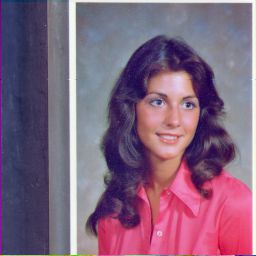
#> input picture filtering/data/4.1.04.jpg, 256 x 256 px
$ jupyter execute filtering.ipynb
#> lines starting #> are read from the running program, lines starting #| are printed output that depends on the picture
# Filtering

[cell 1]
import cv2
import numpy as np
from matplotlib import pyplot as plt
from skimage import io

## Image

[cell 2]
frame = io.imread('data/4.1.04.jpg')
#> frame is the input picture: shape (256, 256, 3); mean R, G, B 129.2, 99.3, 125.3
frame = np.float32(frame) / 255

plt.imshow(frame)

[cell 3]
fig = plt.figure(figsize=(12, 12))
fig.subplots_adjust(hspace=0.4, wspace=0.4)

# Red Channel to gray
ax = fig.add_subplot(1, 3, 1)
ax.set_title('Red channel to Gray')
ax.imshow(frame[:,:,0], cmap="gray")
ax.set_xticks([])
ax.set_yticks([])

# Green Channel to Gray
ax = fig.add_subplot(1, 3, 2)
ax.set_title('Green channel to Gray')
ax.imshow(frame[:,:,1], cmap="gray")
ax.set_xticks([])
ax.set_yticks([])

# Blue Channel to Gray
ax = fig.add_subplot(1, 3, 3)
ax.set_title('Blue channel to Gray')
ax.imshow(frame[:,:,2], cmap="gray")
ax.set_xticks([])
ax.set_yticks([])
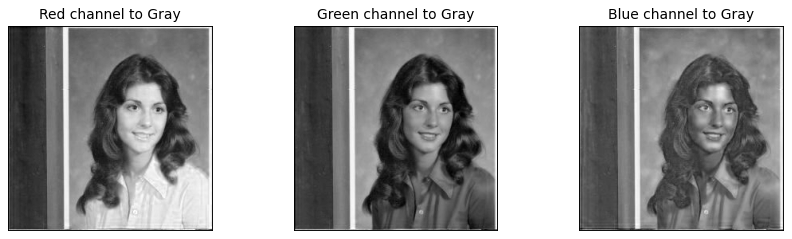
#> figure drawn by matplotlib, 3 panels

[cell 4]
x = range(frame.shape[0])
y = range(frame.shape[1])

X, Y = np.meshgrid(y, x)

fig = plt.figure()
ax = plt.axes(projection='3d')
ax.plot_surface(X, Y, frame[:,:,0], cmap='jet')
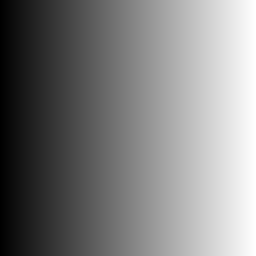
#> X: shape (256, 256) int64; min 0, max 255, mean 127.5
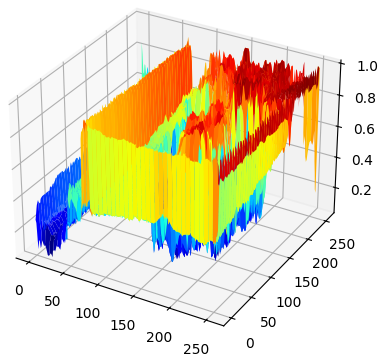
#> figure drawn by matplotlib, 1 panel

## Point Processing

[cell 5]
fig = plt.figure(figsize=(16, 8))
fig.subplots_adjust(hspace=0.1, wspace=0.1)

ax = fig.add_subplot(2, 4, 1)
ax.set_title('Original')
ax.imshow(frame)
ax.set_xticks([])
ax.set_yticks([])

ax = fig.add_subplot(2, 4, 2)
ax.set_title('Darken')
ax.imshow(np.clip(frame - 0.5, 0, 1))       # clip(a, a_max, a_min) -> in an array values < 0 will convert to 0 and > 1 to 1
                                            # frame - 0.5 -> subtract all values of frame by 0.5
ax.set_xticks([])
ax.set_yticks([])

ax = fig.add_subplot(2, 4, 3)
ax.set_title('Low Contrast')
ax.imshow(frame / 2)
ax.set_xticks([])
ax.set_yticks([])

ax = fig.add_subplot(2, 4, 4)
ax.set_title('Non-Linear lower contrast')
ax.imshow(frame**(1/3))
ax.set_xticks([])
ax.set_yticks([])

ax = fig.add_subplot(2, 4, 5)
ax.set_title('Invert')
ax.imshow(1 - frame)
ax.set_xticks([])
ax.set_yticks([])

ax = fig.add_subplot(2, 4, 6)
ax.set_title('Lighten')
ax.imshow(np.clip(frame+0.5, 0, 1))
ax.set_xticks([])
ax.set_yticks([])

ax = fig.add_subplot(2, 4, 7)
ax.set_title('Raise Contrast')
ax.imshow(np.clip(frame*2, 0, 1))
ax.set_xticks([])
ax.set_yticks([])

ax = fig.add_subplot(2, 4, 8)
ax.set_title('Non-Linear raise contrast')
ax.imshow(frame**3)
ax.set_xticks([])
ax.set_yticks([])
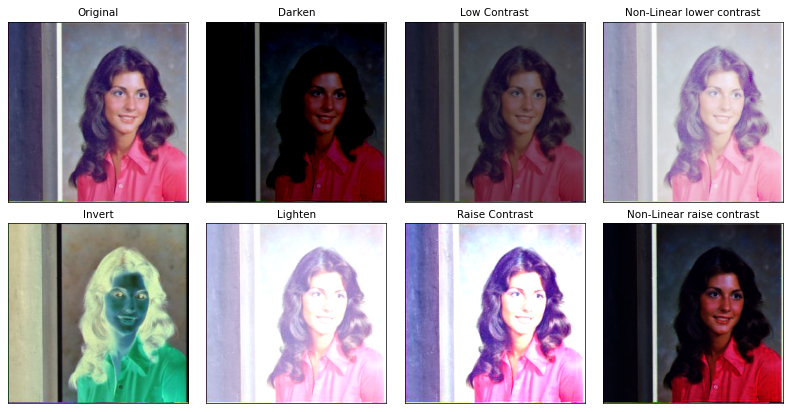
#> figure drawn by matplotlib, 8 panels

## Linear shift-invariant image filtering

[cell 6]
fig = plt.figure(figsize=(16, 8))

# Box Filter
N = 10                      # Smoothing kernel matrix of 10x10
g = np.ones((N,N)) / (N**2) # Kernel

image = cv2.filter2D(src=frame, ddepth=-1, kernel=g)
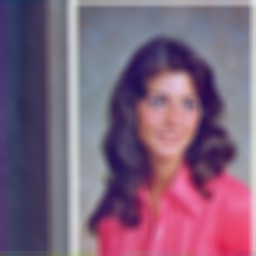
#> image: shape (256, 256, 3) float32; mean R, G, B 0.505, 0.388, 0.49
plt.imshow(image)

[cell 7]
fig = plt.figure(figsize=(16, 8))


# Sharpening Filter
N = 3
g = -np.ones((N,N))/(N**2)
g[(N-1)//2,(N-1)//2] += 2

image = cv2.filter2D(frame, -1, g)
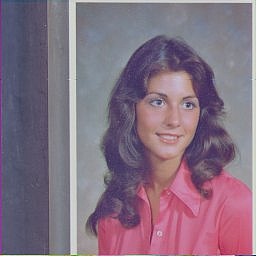
#> image: shape (256, 256, 3) float32; mean R, G, B 0.507, 0.389, 0.491; drawn with min black and max white
plt.imshow(np.clip(image,0,1), cmap='gray')

## Image Gradients

[cell 8]
k = 7       # kernel size

laplacian = cv2.Laplacian(frame, -1, ksize=k)
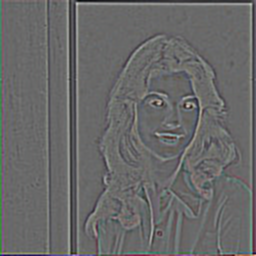
#> laplacian: shape (256, 256, 3) float32; mean R, G, B -0.2, -0.2, -0.2; drawn with min black and max white
sobel_x = cv2.Sobel(frame, -1, 1, 0, ksize=k)
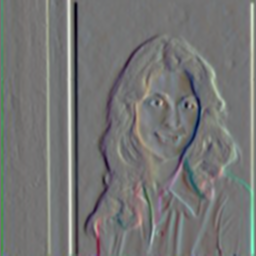
#> sobel_x: shape (256, 256, 3) float32; mean R, G, B 4.5, 6.4, 3.4; drawn with min black and max white
sobel_y = cv2.Sobel(frame, -1, 0, 1, ksize=k)
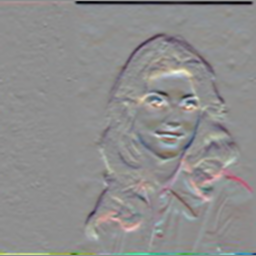
#> sobel_y: shape (256, 256, 3) float32; mean R, G, B -0.5, -2.3, -2.4; drawn with min black and max white

fig = plt.figure(figsize=(8, 8))
fig.subplots_adjust(hspace=0.1, wspace=0.1)

ax = fig.add_subplot(2, 2, 1)
ax.set_title('Original')
ax.imshow((frame), cmap='gray')
ax.set_xticks([])
ax.set_yticks([])

ax = fig.add_subplot(2, 2, 2)
ax.set_title('Sobel X')             # Vertical Edges
ax.imshow(np.abs(sobel_x)/np.abs(sobel_x).max(), cmap='gray')
ax.set_xticks([])
ax.set_yticks([])

ax = fig.add_subplot(2, 2, 3)
ax.set_title('Sobel Y')             # Horizontal Edges
ax.imshow(np.abs(sobel_y)/np.abs(sobel_y).max(), cmap='gray')
ax.set_xticks([])
ax.set_yticks([])

ax = fig.add_subplot(2, 2, 4)
ax.set_title('laplacian')           # Horizontal and Vertical images
ax.imshow(np.abs(laplacian)/np.abs(laplacian).max(), cmap='gray')
ax.set_xticks([])
ax.set_yticks([])
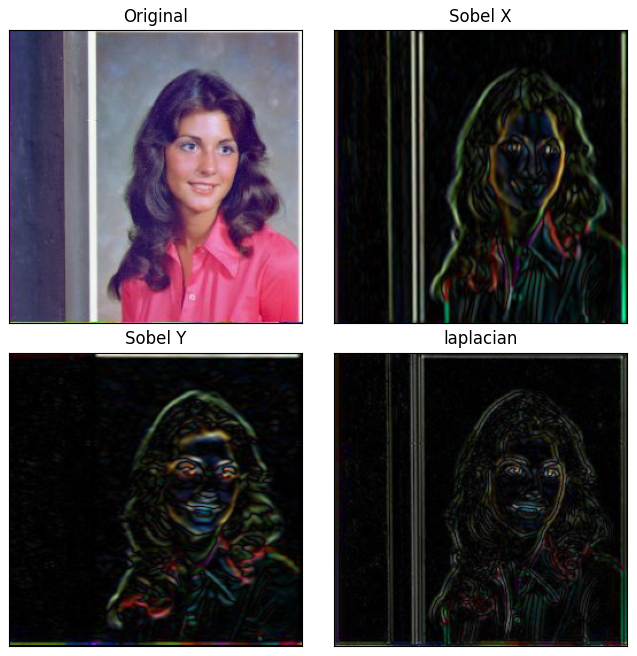
#> figure drawn by matplotlib, 4 panels
